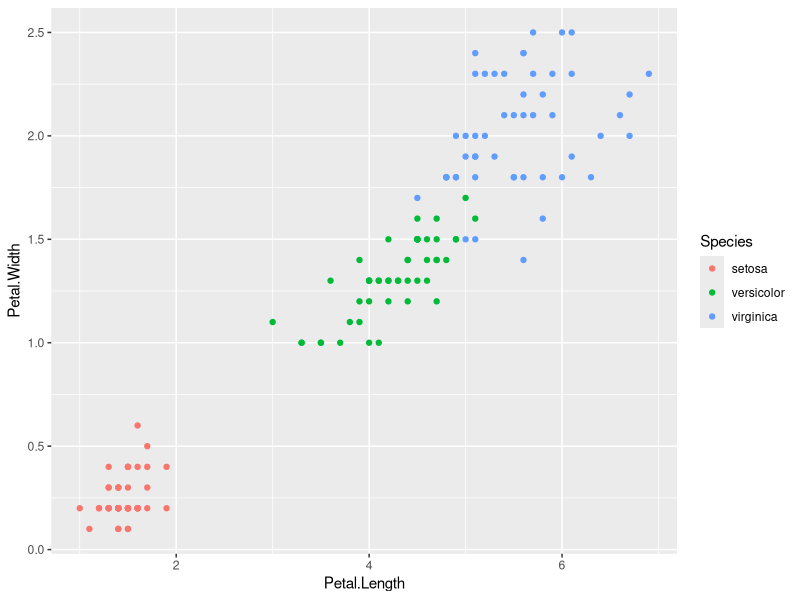
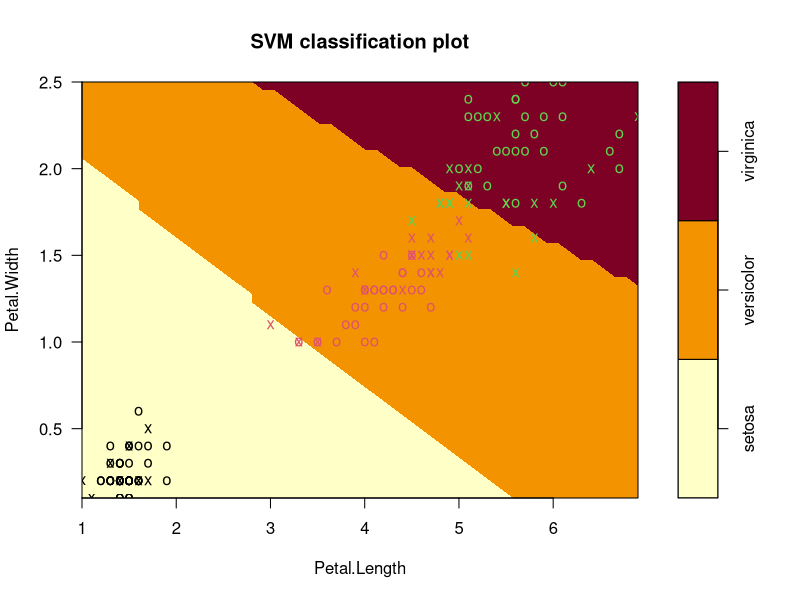
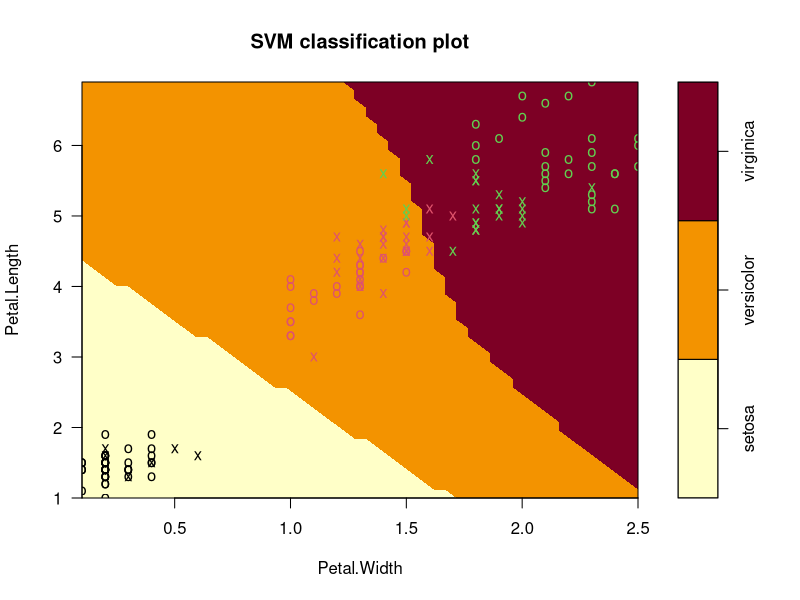

The R script that drew these images, in order:
data("iris")

head(iris)
str(iris)

library(ggplot2)
library(e1071)

attach(iris)

qplot(Petal.Length, Petal.Width, data = iris, color = Species)

help(svm)

#Model 1
svm_model1 <- svm(Species~., data = iris)
summary(svm_model1)

plot(svm_model1, data = iris, Petal.Width~Petal.Length, 
     slice = list(Sepal.Width = 3, Sepal.Length = 4))

pred1 <- predict(svm_model1, iris)
table1 <- table(Predicted = pred1, Actual = iris$Species)
table1 

model1_accuracy <- sum(diag(table1))/sum(table1)
model1_accuracy

model1_misclassfication <- 1 - model1_accuracy
model1_misclassfication

#Model 2
svm_model2 <- svm(Species~., data = iris, 
                  kernel = "linear")
summary(svm_model2)

pred2 <- predict(svm_model2, iris)
table2 <- table(Predicted = pred2, Actual = Species)
table2

model2_acc <- sum(diag(table2))/sum(table2)
model2_acc

model2_misclass <- 1 - model2_acc
model2_misclass

#Model3
svm_model3 <- svm(Species~., data = iris, 
                  kernel = 'polynomial')

plot(svm_model3, data = iris, Petal.Length~Petal.Width, 
     slice = list(Sepal.Width = 3, Sepal.Length = 4))

pred3 <- predict(svm_model3, iris)
table3 <- table(Predicted = pred3, Actual = Species)
table3

model3_acc <- sum(diag(table3))/sum(table3)
model3_acc

model3_misclass <- 1 - model3_acc
model3_misclass
